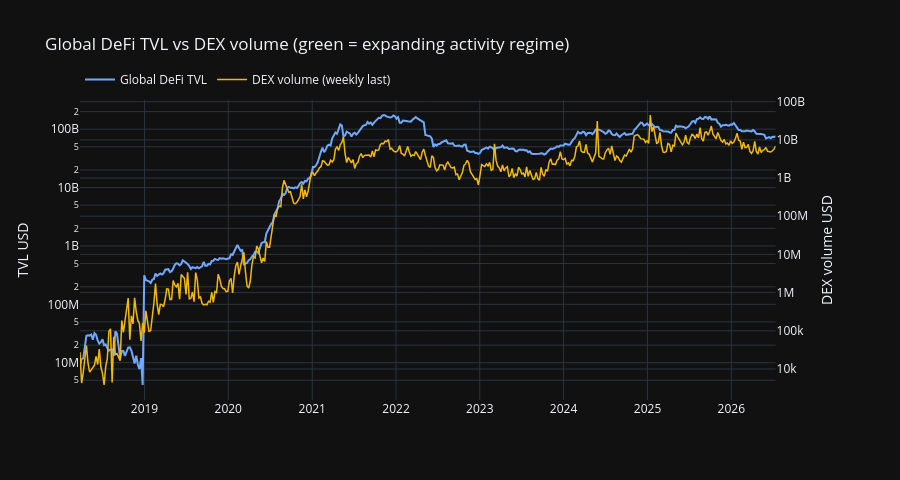
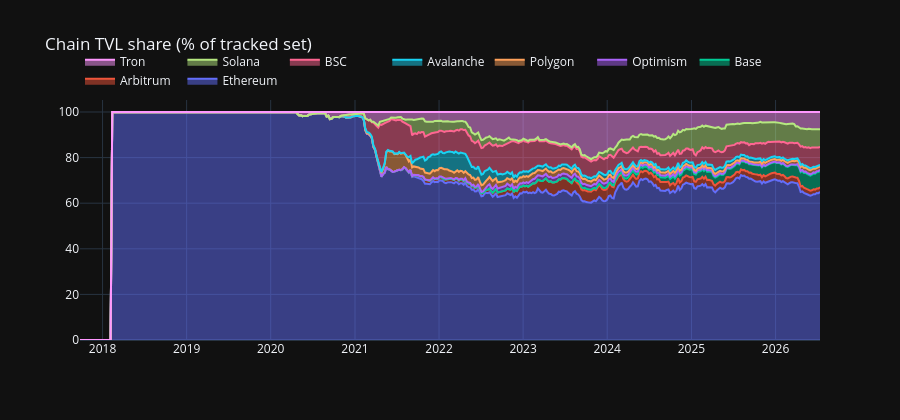
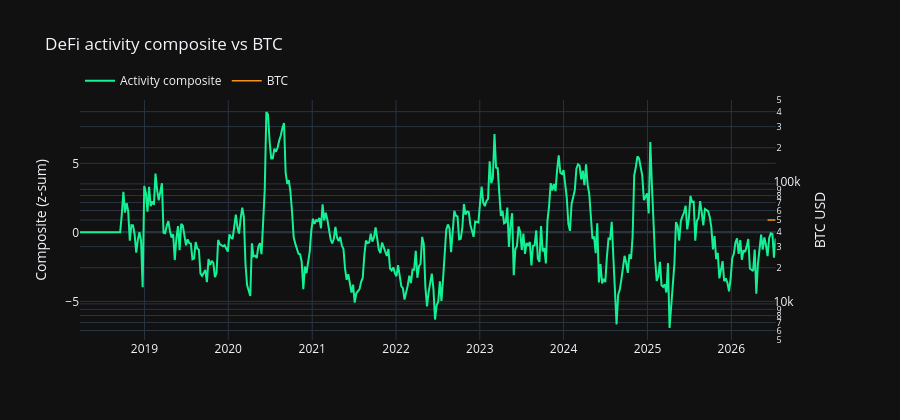

The code cell stored with these charts, in order, in its notebook:
### Markdown cell above
## 5. Visualize aggregates + regimes

Global TVL vs DEX volume with expanding-regime shading; chain TVL stacked share;
activity composite vs BTC when available.

### Code cell
reg = feat.select(["date", "regime"]).drop_nulls()
spans: list[tuple[date, date, int]] = []
if reg.height:
    start = reg["date"][0]
    cur = int(reg["regime"][0])
    for i in range(1, reg.height):
        r = int(reg["regime"][i])
        if r != cur:
            spans.append((start, reg["date"][i], cur))
            start = reg["date"][i]
            cur = r
    spans.append((start, reg["date"][-1], cur))

fig = make_subplots(specs=[[{"secondary_y": True}]])
for s, e, r in spans:
    if r == 1:
        # ISO strings avoid Plotly date/int mixups in axis-spanning shapes
        fig.add_vrect(
            x0=s.isoformat() if isinstance(s, date) else s,
            x1=e.isoformat() if isinstance(e, date) else e,
            fillcolor="rgba(20,241,149,0.08)",
            line_width=0,
            layer="below",
        )

fig.add_trace(
    go.Scatter(
        x=feat["date"], y=feat["tvl_usd"], name="Global DeFi TVL",
        line=dict(color=TVL_COLOR, width=2),
    ),
    secondary_y=False,
)
fig.add_trace(
    go.Scatter(
        x=feat["date"], y=feat["dex_volume_usd"], name="DEX volume (weekly last)",
        line=dict(color=VOL_COLOR, width=1.5),
    ),
    secondary_y=True,
)
fig.update_layout(
    template="plotly_dark",
    title="Global DeFi TVL vs DEX volume (green = expanding activity regime)",
    legend=dict(orientation="h", yanchor="bottom", y=1.02),
    height=480,
)
fig.update_yaxes(title_text="TVL USD", secondary_y=False, type="log")
fig.update_yaxes(title_text="DEX volume USD", secondary_y=True, type="log")
fig.show()

pivot = chain_w.pivot(on="chain", index="date", values="tvl_usd").sort("date")
fig2 = go.Figure()
for chain in CHAINS:
    if chain not in pivot.columns:
        continue
    fig2.add_trace(
        go.Scatter(
            x=pivot["date"], y=pivot[chain], name=chain,
            stackgroup="one", groupnorm="percent",
        )
    )
fig2.update_layout(
    template="plotly_dark",
    title="Chain TVL share (% of tracked set)",
    height=420,
    legend=dict(orientation="h", yanchor="bottom", y=1.02),
)
fig2.show()

fig3 = make_subplots(specs=[[{"secondary_y": True}]])
fig3.add_trace(
    go.Scatter(
        x=feat["date"], y=feat["activity_composite"], name="Activity composite",
        line=dict(color=DEFI_COLOR, width=2),
    ),
    secondary_y=False,
)
if "btc_close" in feat.columns:
    fig3.add_trace(
        go.Scatter(
            x=feat["date"], y=feat["btc_close"], name="BTC",
            line=dict(color="#f7931a", width=1.5),
        ),
        secondary_y=True,
    )
fig3.update_layout(
    template="plotly_dark",
    title="DeFi activity composite vs BTC",
    height=420,
    legend=dict(orientation="h", yanchor="bottom", y=1.02),
)
fig3.update_yaxes(title_text="Composite (z-sum)", secondary_y=False)
fig3.update_yaxes(title_text="BTC USD", type="log", secondary_y=True)
fig3.show()

### Figure 1 — Plotly figure (JSON) as saved in the notebook; plotly's stock layout.template omitted (floating-point values rounded to 4 significant figures; data arrays with more than 128 entries replaced by an {"elided": "..."} marker saying what was removed)
{"data": [{"line": {"color": "#6ea8ff", "width": 2}, "name": "Global DeFi TVL", "type": "scatter", "x": {"elided": "434 str values"}, "xaxis": "x", "y": {"elided": "434 float values"}, "yaxis": "y"}, {"line": {"color": "#f0b90b", "width": 1.5}, "name": "DEX volume (weekly last)", "type": "scatter", "x": {"elided": "434 str values"}, "xaxis": "x", "y": {"elided": "434 float values"}, "yaxis": "y2"}], "layout": {"height": 480, "legend": {"orientation": "h", "y": 1.02, "yanchor": "bottom"}, "title": {"text": "Global DeFi TVL vs DEX volume (green = expanding activity regime)"}, "xaxis": {"anchor": "y", "domain": [0, 0.94]}, "yaxis": {"anchor": "x", "domain": [0, 1], "title": {"text": "TVL USD"}, "type": "log"}, "yaxis2": {"anchor": "x", "overlaying": "y", "side": "right", "title": {"text": "DEX volume USD"}, "type": "log"}}}

### Figure 2 — Plotly figure (JSON) as saved in the notebook; plotly's stock layout.template omitted (floating-point values rounded to 4 significant figures; data arrays with more than 128 entries replaced by an {"elided": "..."} marker saying what was removed)
{"data": [{"groupnorm": "percent", "name": "Ethereum", "stackgroup": "one", "type": "scatter", "x": {"elided": "460 str values"}, "y": {"elided": "460 float values"}}, {"groupnorm": "percent", "name": "Arbitrum", "stackgroup": "one", "type": "scatter", "x": {"elided": "460 str values"}, "y": {"elided": "460 float values"}}, {"groupnorm": "percent", "name": "Base", "stackgroup": "one", "type": "scatter", "x": {"elided": "460 str values"}, "y": {"elided": "460 float values"}}, {"groupnorm": "percent", "name": "Optimism", "stackgroup": "one", "type": "scatter", "x": {"elided": "460 str values"}, "y": {"elided": "460 float values"}}, {"groupnorm": "percent", "name": "Polygon", "stackgroup": "one", "type": "scatter", "x": {"elided": "460 str values"}, "y": {"elided": "460 float values"}}, {"groupnorm": "percent", "name": "Avalanche", "stackgroup": "one", "type": "scatter", "x": {"elided": "460 str values"}, "y": {"elided": "460 float values"}}, {"groupnorm": "percent", "name": "BSC", "stackgroup": "one", "type": "scatter", "x": {"elided": "460 str values"}, "y": {"elided": "460 float values"}}, {"groupnorm": "percent", "name": "Solana", "stackgroup": "one", "type": "scatter", "x": {"elided": "460 str values"}, "y": {"elided": "460 float values"}}, {"groupnorm": "percent", "name": "Tron", "stackgroup": "one", "type": "scatter", "x": {"elided": "460 str values"}, "y": {"elided": "460 float values"}}], "layout": {"height": 420, "legend": {"orientation": "h", "y": 1.02, "yanchor": "bottom"}, "title": {"text": "Chain TVL share (% of tracked set)"}}}

### Figure 3 — Plotly figure (JSON) as saved in the notebook; plotly's stock layout.template omitted (floating-point values rounded to 4 significant figures; data arrays with more than 128 entries replaced by an {"elided": "..."} marker saying what was removed)
{"data": [{"line": {"color": "#14F195", "width": 2}, "name": "Activity composite", "type": "scatter", "x": {"elided": "434 str values"}, "xaxis": "x", "y": {"elided": "434 float values"}, "yaxis": "y"}, {"line": {"color": "#f7931a", "width": 1.5}, "name": "BTC", "type": "scatter", "x": {"elided": "434 str values"}, "xaxis": "x", "y": {"elided": "434 float values"}, "yaxis": "y2"}], "layout": {"height": 420, "legend": {"orientation": "h", "y": 1.02, "yanchor": "bottom"}, "title": {"text": "DeFi activity composite vs BTC"}, "xaxis": {"anchor": "y", "domain": [0, 0.94]}, "yaxis": {"anchor": "x", "domain": [0, 1], "title": {"text": "Composite (z-sum)"}}, "yaxis2": {"anchor": "x", "overlaying": "y", "side": "right", "title": {"text": "BTC USD"}, "type": "log"}}}
